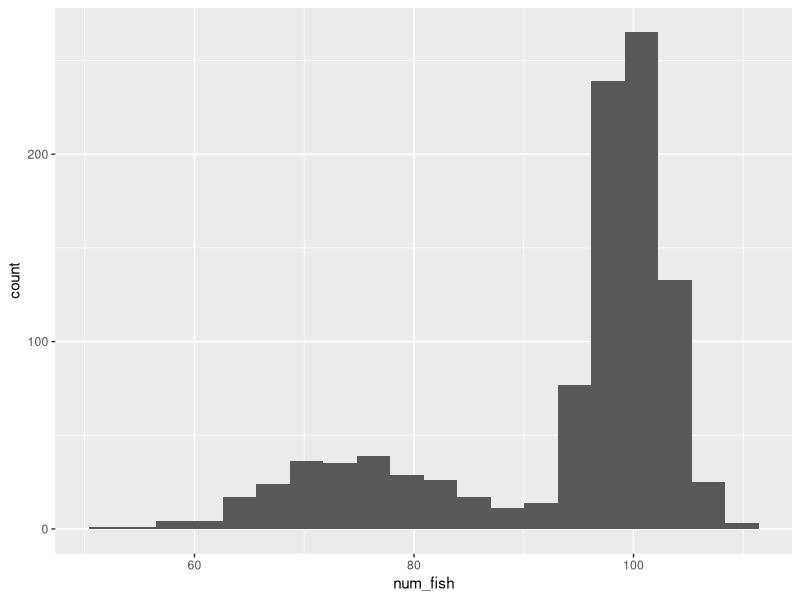
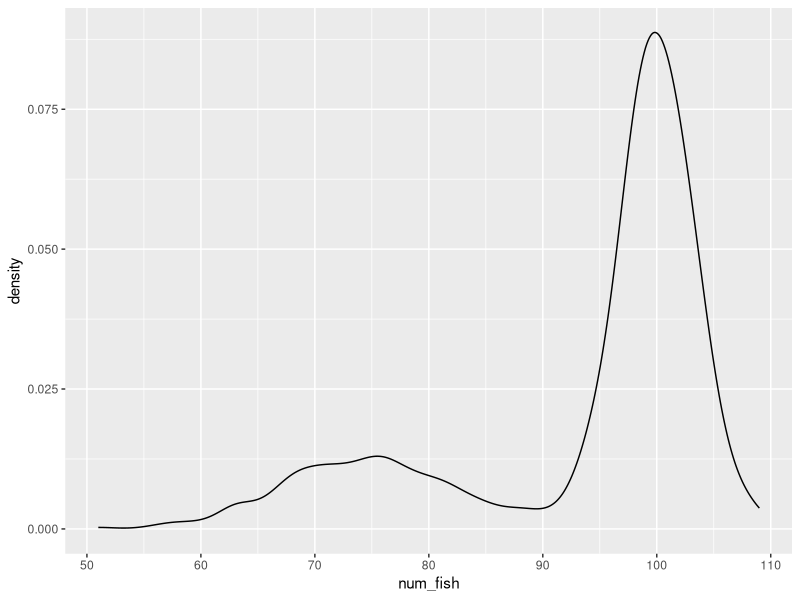
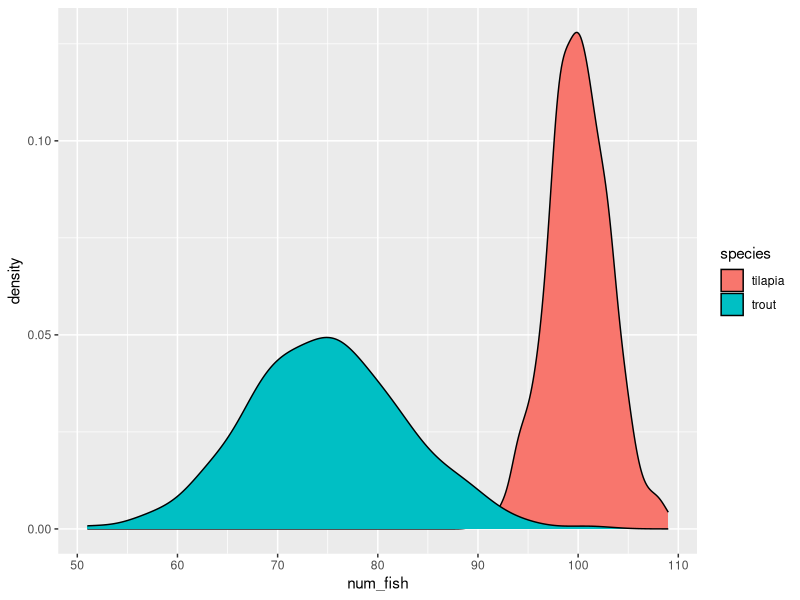
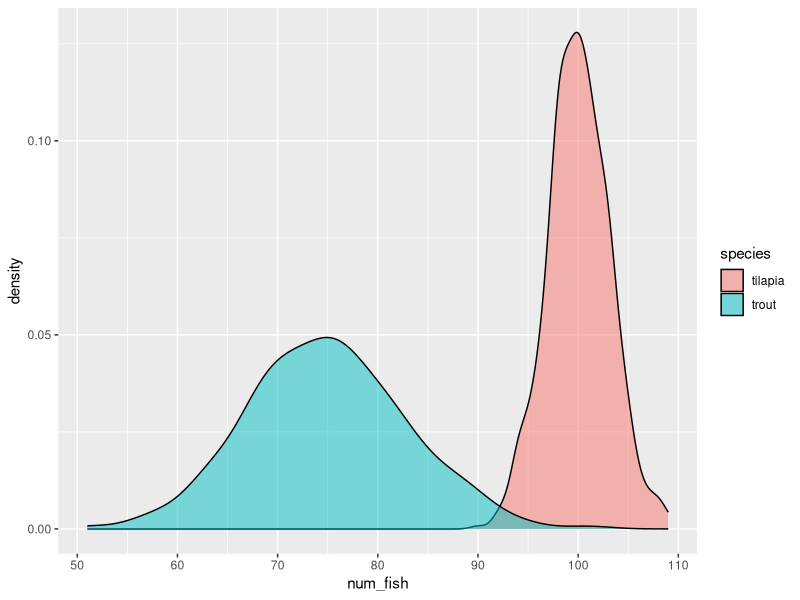
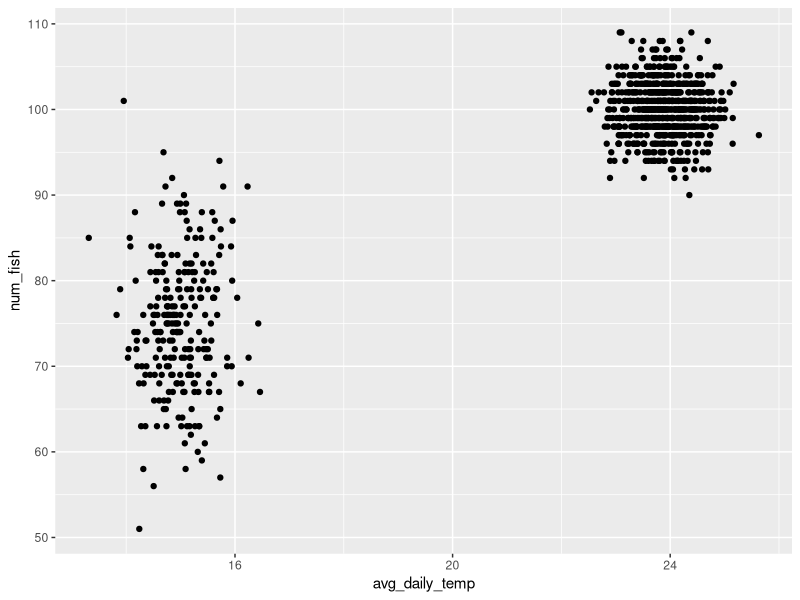
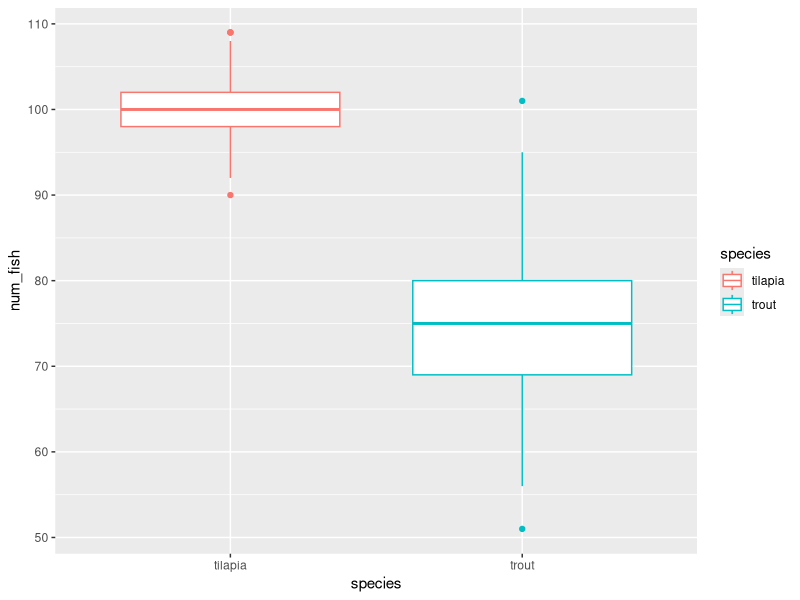
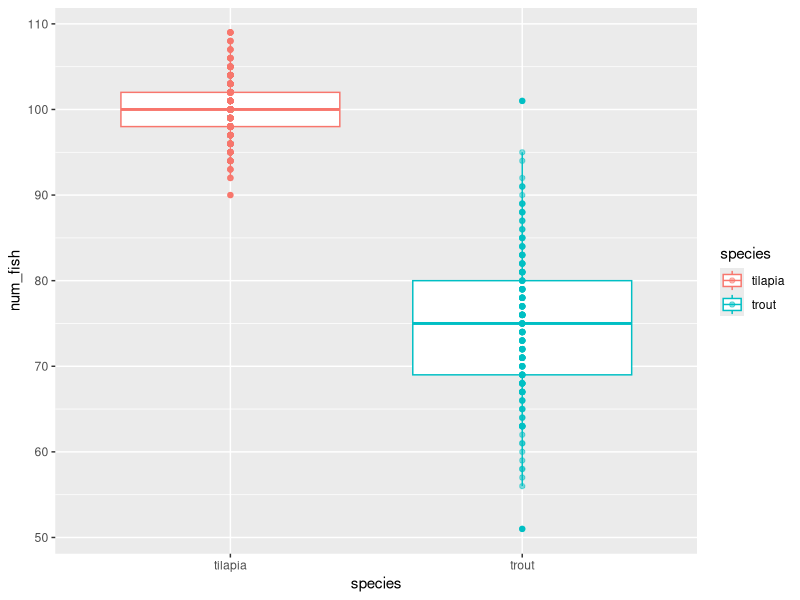
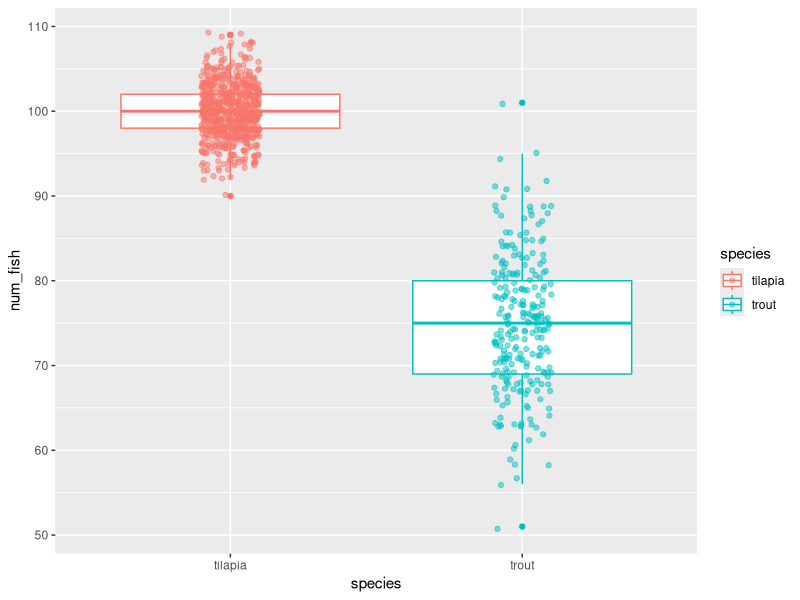

Write R code to recreate these figures, in order.
## ---- chunk 1
knitr::opts_chunk$set(echo = TRUE)
## ---- chunk 2
library(tidyverse)
tanks <- read_csv("../data/fish_tank_data.csv")
## ---- chunk 3
ggplot(tanks, aes(num_fish)) +
  geom_histogram(bins = 20)

# we can change the number of bins (essentially, the number of columns) by modifying the bins argument in the geom_histogram function
## ---- chunk 4
ggplot(tanks, aes(num_fish)) +
  geom_density()
## ---- chunk 5
ggplot(tanks, aes(num_fish, fill = species)) +
  geom_density()
## ---- chunk 6
ggplot(tanks, aes(num_fish, fill = species)) +
  geom_density(alpha = .5)
## ---- chunk 7
ggplot(tanks, aes(avg_daily_temp, num_fish)) +
  geom_point()
## ---- chunk 8
ggplot(tanks, aes(species, num_fish, color = species)) +
  geom_boxplot() 
## ---- chunk 9
ggplot(tanks, aes(species, num_fish, color = species)) +
  geom_boxplot() +
  geom_point(alpha = 0.5)
## ---- chunk 10
ggplot(tanks, aes(species, num_fish, color = species)) +
  geom_boxplot() +
  geom_jitter(alpha = 0.5, width = 0.1) 
## ---- chunk 11
ggplot(tanks, aes(species, num_fish, color = species)) +
  geom_boxplot() +
  geom_jitter(alpha = 0.5, width = 0.1) +
  labs(x = "Species",
       y = "Number of Fish Per Tank",
       color = "Species") +
  theme_light()
## ---- chunk 12
# load the tidyverse package and the penguins package
